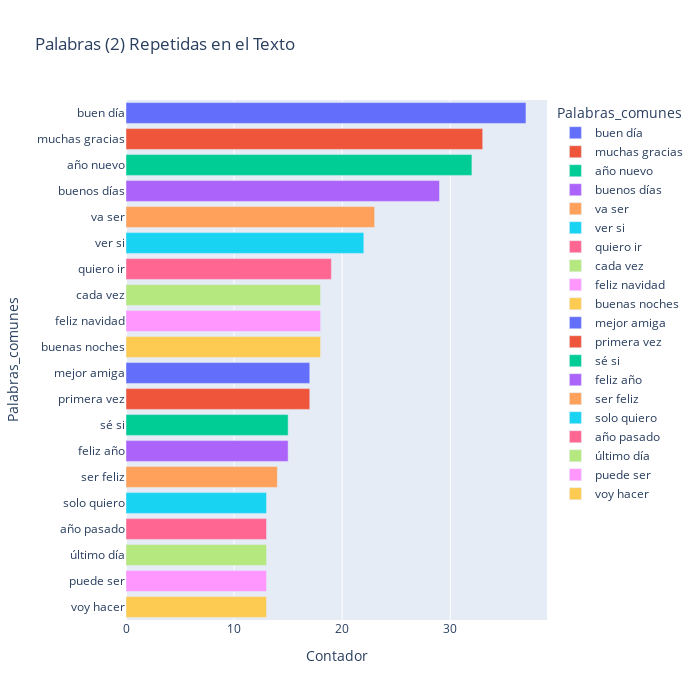

The notebook cell saved with this chart:
### Code cell
most_common_bi = get_top_text_ngrams(df.text,20,2)
most_common_bi = dict(most_common_bi)
temp = pd.DataFrame(columns = ["Palabras_comunes" , 'Contador'])
temp["Palabras_comunes"] = list(most_common_bi.keys())
temp["Contador"] = list(most_common_bi.values())
fig = px.bar(temp, x="Contador", y="Palabras_comunes", title='Palabras (2) Repetidas en el Texto', orientation='h', 
             width=700, height=700,color='Palabras_comunes')
fig.show()

### Figure 1 — Plotly figure (JSON) as saved in the notebook; plotly's stock layout.template omitted (floating-point values rounded to 4 significant figures)
{"data": [{"alignmentgroup": "True", "hovertemplate": "Palabras_comunes=%{y}<br>Contador=%{x}<extra></extra>", "legendgroup": "buen día", "marker": {"color": "#636efa", "pattern": {"shape": ""}}, "name": "buen día", "offsetgroup": "buen día", "orientation": "h", "showlegend": true, "textposition": "auto", "type": "bar", "x": [37], "xaxis": "x", "y": ["buen día"], "yaxis": "y"}, {"alignmentgroup": "True", "hovertemplate": "Palabras_comunes=%{y}<br>Contador=%{x}<extra></extra>", "legendgroup": "muchas gracias", "marker": {"color": "#EF553B", "pattern": {"shape": ""}}, "name": "muchas gracias", "offsetgroup": "muchas gracias", "orientation": "h", "showlegend": true, "textposition": "auto", "type": "bar", "x": [33], "xaxis": "x", "y": ["muchas gracias"], "yaxis": "y"}, {"alignmentgroup": "True", "hovertemplate": "Palabras_comunes=%{y}<br>Contador=%{x}<extra></extra>", "legendgroup": "año nuevo", "marker": {"color": "#00cc96", "pattern": {"shape": ""}}, "name": "año nuevo", "offsetgroup": "año nuevo", "orientation": "h", "showlegend": true, "textposition": "auto", "type": "bar", "x": [32], "xaxis": "x", "y": ["año nuevo"], "yaxis": "y"}, {"alignmentgroup": "True", "hovertemplate": "Palabras_comunes=%{y}<br>Contador=%{x}<extra></extra>", "legendgroup": "buenos días", "marker": {"color": "#ab63fa", "pattern": {"shape": ""}}, "name": "buenos días", "offsetgroup": "buenos días", "orientation": "h", "showlegend": true, "textposition": "auto", "type": "bar", "x": [29], "xaxis": "x", "y": ["buenos días"], "yaxis": "y"}, {"alignmentgroup": "True", "hovertemplate": "Palabras_comunes=%{y}<br>Contador=%{x}<extra></extra>", "legendgroup": "va ser", "marker": {"color": "#FFA15A", "pattern": {"shape": ""}}, "name": "va ser", "offsetgroup": "va ser", "orientation": "h", "showlegend": true, "textposition": "auto", "type": "bar", "x": [23], "xaxis": "x", "y": ["va ser"], "yaxis": "y"}, {"alignmentgroup": "True", "hovertemplate": "Palabras_comunes=%{y}<br>Contador=%{x}<extra></extra>", "legendgroup": "ver si", "marker": {"color": "#19d3f3", "pattern": {"shape": ""}}, "name": "ver si", "offsetgroup": "ver si", "orientation": "h", "showlegend": true, "textposition": "auto", "type": "bar", "x": [22], "xaxis": "x", "y": ["ver si"], "yaxis": "y"}, {"alignmentgroup": "True", "hovertemplate": "Palabras_comunes=%{y}<br>Contador=%{x}<extra></extra>", "legendgroup": "quiero ir", "marker": {"color": "#FF6692", "pattern": {"shape": ""}}, "name": "quiero ir", "offsetgroup": "quiero ir", "orientation": "h", "showlegend": true, "textposition": "auto", "type": "bar", "x": [19], "xaxis": "x", "y": ["quiero ir"], "yaxis": "y"}, {"alignmentgroup": "True", "hovertemplate": "Palabras_comunes=%{y}<br>Contador=%{x}<extra></extra>", "legendgroup": "cada vez", "marker": {"color": "#B6E880", "pattern": {"shape": ""}}, "name": "cada vez", "offsetgroup": "cada vez", "orientation": "h", "showlegend": true, "textposition": "auto", "type": "bar", "x": [18], "xaxis": "x", "y": ["cada vez"], "yaxis": "y"}, {"alignmentgroup": "True", "hovertemplate": "Palabras_comunes=%{y}<br>Contador=%{x}<extra></extra>", "legendgroup": "feliz navidad", "marker": {"color": "#FF97FF", "pattern": {"shape": ""}}, "name": "feliz navidad", "offsetgroup": "feliz navidad", "orientation": "h", "showlegend": true, "textposition": "auto", "type": "bar", "x": [18], "xaxis": "x", "y": ["feliz navidad"], "yaxis": "y"}, {"alignmentgroup": "True", "hovertemplate": "Palabras_comunes=%{y}<br>Contador=%{x}<extra></extra>", "legendgroup": "buenas noches", "marker": {"color": "#FECB52", "pattern": {"shape": ""}}, "name": "buenas noches", "offsetgroup": "buenas noches", "orientation": "h", "showlegend": true, "textposition": "auto", "type": "bar", "x": [18], "xaxis": "x", "y": ["buenas noches"], "yaxis": "y"}, {"alignmentgroup": "True", "hovertemplate": "Palabras_comunes=%{y}<br>Contador=%{x}<extra></extra>", "legendgroup": "mejor amiga", "marker": {"color": "#636efa", "pattern": {"shape": ""}}, "name": "mejor amiga", "offsetgroup": "mejor amiga", "orientation": "h", "showlegend": true, "textposition": "auto", "type": "bar", "x": [17], "xaxis": "x", "y": ["mejor amiga"], "yaxis": "y"}, {"alignmentgroup": "True", "hovertemplate": "Palabras_comunes=%{y}<br>Contador=%{x}<extra></extra>", "legendgroup": "primera vez", "marker": {"color": "#EF553B", "pattern": {"shape": ""}}, "name": "primera vez", "offsetgroup": "primera vez", "orientation": "h", "showlegend": true, "textposition": "auto", "type": "bar", "x": [17], "xaxis": "x", "y": ["primera vez"], "yaxis": "y"}, {"alignmentgroup": "True", "hovertemplate": "Palabras_comunes=%{y}<br>Contador=%{x}<extra></extra>", "legendgroup": "sé si", "marker": {"color": "#00cc96", "pattern": {"shape": ""}}, "name": "sé si", "offsetgroup": "sé si", "orientation": "h", "showlegend": true, "textposition": "auto", "type": "bar", "x": [15], "xaxis": "x", "y": ["sé si"], "yaxis": "y"}, {"alignmentgroup": "True", "hovertemplate": "Palabras_comunes=%{y}<br>Contador=%{x}<extra></extra>", "legendgroup": "feliz año", "marker": {"color": "#ab63fa", "pattern": {"shape": ""}}, "name": "feliz año", "offsetgroup": "feliz año", "orientation": "h", "showlegend": true, "textposition": "auto", "type": "bar", "x": [15], "xaxis": "x", "y": ["feliz año"], "yaxis": "y"}, {"alignmentgroup": "True", "hovertemplate": "Palabras_comunes=%{y}<br>Contador=%{x}<extra></extra>", "legendgroup": "ser feliz", "marker": {"color": "#FFA15A", "pattern": {"shape": ""}}, "name": "ser feliz", "offsetgroup": "ser feliz", "orientation": "h", "showlegend": true, "textposition": "auto", "type": "bar", "x": [14], "xaxis": "x", "y": ["ser feliz"], "yaxis": "y"}, {"alignmentgroup": "True", "hovertemplate": "Palabras_comunes=%{y}<br>Contador=%{x}<extra></extra>", "legendgroup": "solo quiero", "marker": {"color": "#19d3f3", "pattern": {"shape": ""}}, "name": "solo quiero", "offsetgroup": "solo quiero", "orientation": "h", "showlegend": true, "textposition": "auto", "type": "bar", "x": [13], "xaxis": "x", "y": ["solo quiero"], "yaxis": "y"}, {"alignmentgroup": "True", "hovertemplate": "Palabras_comunes=%{y}<br>Contador=%{x}<extra></extra>", "legendgroup": "año pasado", "marker": {"color": "#FF6692", "pattern": {"shape": ""}}, "name": "año pasado", "offsetgroup": "año pasado", "orientation": "h", "showlegend": true, "textposition": "auto", "type": "bar", "x": [13], "xaxis": "x", "y": ["año pasado"], "yaxis": "y"}, {"alignmentgroup": "True", "hovertemplate": "Palabras_comunes=%{y}<br>Contador=%{x}<extra></extra>", "legendgroup": "último día", "marker": {"color": "#B6E880", "pattern": {"shape": ""}}, "name": "último día", "offsetgroup": "último día", "orientation": "h", "showlegend": true, "textposition": "auto", "type": "bar", "x": [13], "xaxis": "x", "y": ["último día"], "yaxis": "y"}, {"alignmentgroup": "True", "hovertemplate": "Palabras_comunes=%{y}<br>Contador=%{x}<extra></extra>", "legendgroup": "puede ser", "marker": {"color": "#FF97FF", "pattern": {"shape": ""}}, "name": "puede ser", "offsetgroup": "puede ser", "orientation": "h", "showlegend": true, "textposition": "auto", "type": "bar", "x": [13], "xaxis": "x", "y": ["puede ser"], "yaxis": "y"}, {"alignmentgroup": "True", "hovertemplate": "Palabras_comunes=%{y}<br>Contador=%{x}<extra></extra>", "legendgroup": "voy hacer", "marker": {"color": "#FECB52", "pattern": {"shape": ""}}, "name": "voy hacer", "offsetgroup": "voy hacer", "orientation": "h", "showlegend": true, "textposition": "auto", "type": "bar", "x": [13], "xaxis": "x", "y": ["voy hacer"], "yaxis": "y"}], "layout": {"barmode": "relative", "height": 700, "legend": {"title": {"text": "Palabras_comunes"}, "tracegroupgap": 0}, "title": {"text": "Palabras (2) Repetidas en el Texto"}, "width": 700, "xaxis": {"anchor": "y", "domain": [0, 1], "title": {"text": "Contador"}}, "yaxis": {"anchor": "x", "categoryarray": ["voy hacer", "puede ser", "último día", "año pasado", "solo quiero", "ser feliz", "feliz año", "sé si", "primera vez", "mejor amiga", "buenas noches", "feliz navidad", "cada vez", "quiero ir", "ver si", "va ser", "buenos días", "año nuevo", "muchas gracias", "buen día"], "categoryorder": "array", "domain": [0, 1], "title": {"text": "Palabras_comunes"}}}}
